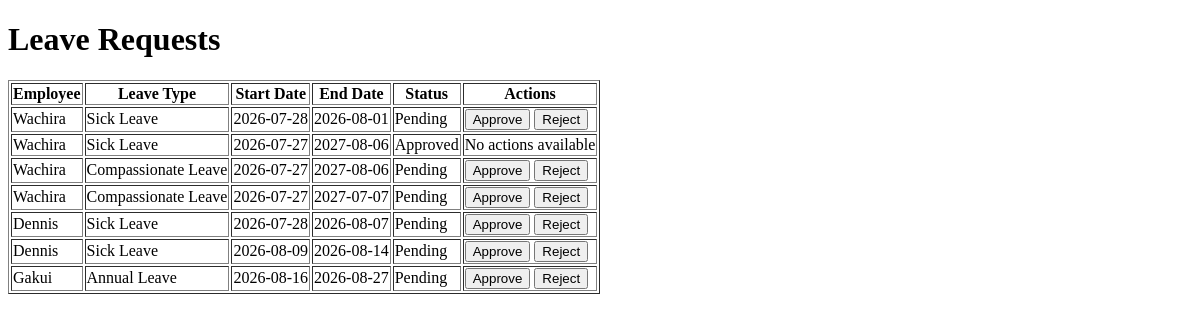
Before: /leave_requests with the older database file.
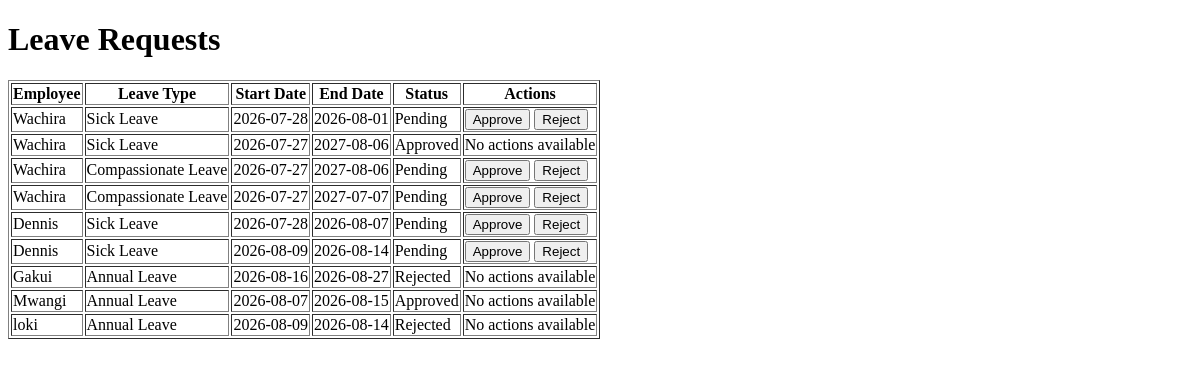
After: the same page with the newer database file.
### models/leave_request.py (models this page shows)
class LeaveRequest(db.Model):
    __tablename__ = "leave_requests"
    id = db.Column(db.Integer, primary_key=True)
    employee_id = db.Column(db.Integer, db.ForeignKey("employees.id"), nullable=False)
    start_date = db.Column(db.Date, nullable=False)
    end_date = db.Column(db.Date, nullable=False)
    leave_type = db.Column(db.String(50), nullable=False)
    status = db.Column(db.String(20), default="Pending", nullable=False)
    reason = db.Column(db.Text, nullable=True)
    approved_by_manager_id = db.Column(
        db.Integer, db.ForeignKey("employees.id"), nullable=True)
    approved_at = db.Column(db.DateTime, nullable=True)
    created_at = db.Column(db.DateTime, default=lambda: datetime.now(timezone.utc))
    employee = db.relationship(
        "Employee", foreign_keys=[employee_id], backref="leave_requests")
    approved_by_manager = db.relationship(
        "Employee", foreign_keys=[approved_by_manager_id],
          backref="approved_leave_requests")

### models/employees.py (models this page shows)
class Employee(db.Model):
    __tablename__ = "employees"
    id = db.Column(db.Integer, primary_key=True)
    name = db.Column(db.String(100), nullable=False)
    role = db.Column(db.String(100), nullable=False)
    team = db.Column(db.String(100), nullable=False)
    salary = db.Column(db.Float, nullable=False)
    employment_type = db.Column(db.String(50), nullable=False)
    leave_balance = db.Column(
    db.Integer,
    nullable=False,
    default=21
)
    start_date = db.Column(db.Date, nullable=False)
    manager_id = db.Column(
    db.Integer,
    db.ForeignKey("employees.id"),
    nullable=True
)
    manager = relationship(
        "Employee",
        remote_side=[id],
        backref="subordinates"
    )
    is_active = db.Column(db.Boolean, default=True)

### routes/leave_routes.py (the view)
@leave_bp.route("/leave_requests")
def list_leave_requests():
    leave_requests = LeaveRequest.query.all()
    return render_template("leave_requests.html", leave_requests=leave_requests)

### templates/leave_requests.html (shortened to what this page needs)
<!DOCTYPE html>
<html>
<head>
</head>
<body>
<h1>Leave Requests</h1>
{% if leave_requests %}
<table border="1">
<tr>
    <th>Employee</th>
    <th>Leave Type</th>
    <th>Start Date</th>
    <th>End Date</th>
    <th>Status</th>
    <th>Actions</th>
</tr>
{% for leave in leave_requests %}
<tr>
    <td>{{ leave.employee.name }}</td>
    <td>{{ leave.leave_type }}</td>
    <td>{{ leave.start_date }}</td>
    <td>{{ leave.end_date }}</td>
    <td>{{ leave.status }}</td>
    <td>
        {% if leave.status == 'Pending' %}
            <form method="POST" action="{{ url_for('leave.approve_leave', leave_id=leave.id) }}" style="display:inline;">
                <button type="submit">Approve</button>
            </form>
            <form method="POST" action="{{ url_for('leave.reject_leave', leave_id=leave.id) }}" style="display:inline;">
                <button type="submit">Reject</button>
            </form>
        {% else %}
            No actions available
        {% endif %}
    </td>
</tr>
{% endfor %}
</table>
{% else %}
<p>No leave requests found.</p>a
{% endif %}
</body>
</html>

Changed rows visible on the page:
changed LeaveRequest "Gakui": status "Pending" → "Rejected"; status "Approve Reject" → "No actions available"
added LeaveRequest: employee.name "Mwangi", leave_type "Annual Leave", start_date "2026-08-07", end_date "2026-08-15", status "Approved", shows "No actions available"
added LeaveRequest: employee.name "loki", leave_type "Annual Leave", start_date "2026-08-09", end_date "2026-08-14", status "Rejected", shows "No actions available"
